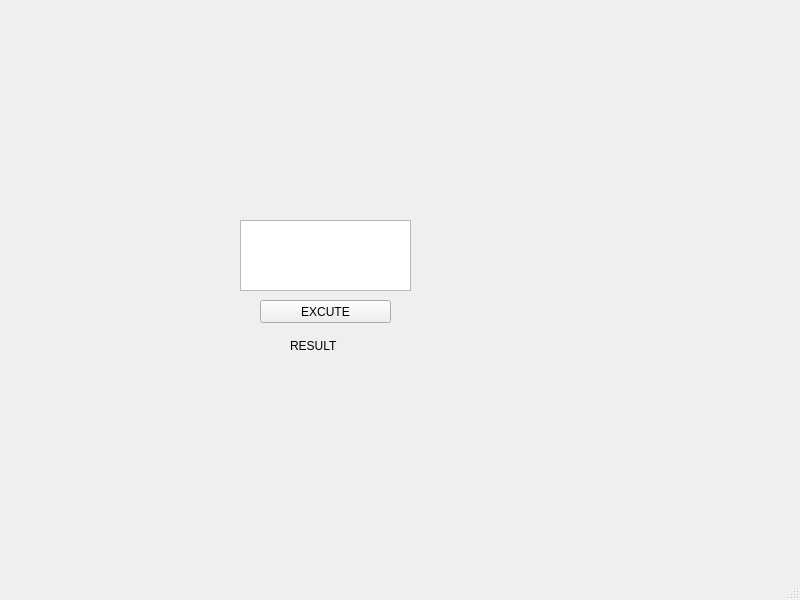
<?xml version="1.0" encoding="UTF-8"?>
<ui version="4.0">
 <class>MainWindow</class>
 <widget class="QMainWindow" name="MainWindow">
  <property name="geometry">
   <rect>
    <x>0</x>
    <y>0</y>
    <width>800</width>
    <height>600</height>
   </rect>
  </property>
  <property name="windowTitle">
   <string>MainWindow</string>
  </property>
  <widget class="QWidget" name="centralwidget">
   <widget class="QPushButton" name="Exe">
    <property name="geometry">
     <rect>
      <x>260</x>
      <y>300</y>
      <width>131</width>
      <height>23</height>
     </rect>
    </property>
    <property name="text">
     <string>EXCUTE</string>
    </property>
   </widget>
   <widget class="QLabel" name="Label">
    <property name="geometry">
     <rect>
      <x>290</x>
      <y>330</y>
      <width>81</width>
      <height>31</height>
     </rect>
    </property>
    <property name="text">
     <string>RESULT</string>
    </property>
   </widget>
   <widget class="QPlainTextEdit" name="Edt">
    <property name="geometry">
     <rect>
      <x>240</x>
      <y>220</y>
      <width>171</width>
      <height>71</height>
     </rect>
    </property>
    <property name="documentTitle">
     <string/>
    </property>
    <property name="plainText">
     <string/>
    </property>
   </widget>
  </widget>
  <widget class="QMenuBar" name="menubar">
   <property name="geometry">
    <rect>
     <x>0</x>
     <y>0</y>
     <width>800</width>
     <height>21</height>
    </rect>
   </property>
  </widget>
  <widget class="QStatusBar" name="statusbar"/>
 </widget>
 <resources/>
 <connections/>
</ui>
